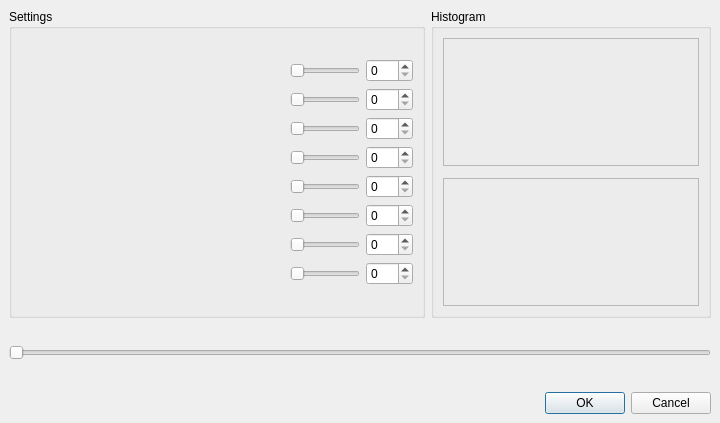
<ui version="4.0" >
 <class>EqualiserDialog</class>
 <widget class="QDialog" name="EqualiserDialog" >
  <property name="geometry" >
   <rect>
    <x>0</x>
    <y>0</y>
    <width>711</width>
    <height>423</height>
   </rect>
  </property>
  <property name="sizePolicy" >
   <sizepolicy>
    <hsizetype>0</hsizetype>
    <vsizetype>0</vsizetype>
    <horstretch>0</horstretch>
    <verstretch>0</verstretch>
   </sizepolicy>
  </property>
  <property name="windowTitle" >
   <string>Equaliser</string>
  </property>
  <layout class="QVBoxLayout" >
   <property name="margin" >
    <number>9</number>
   </property>
   <property name="spacing" >
    <number>6</number>
   </property>
   <item>
    <layout class="QHBoxLayout" >
     <property name="margin" >
      <number>0</number>
     </property>
     <property name="spacing" >
      <number>6</number>
     </property>
     <item>
      <widget class="QGroupBox" name="groupBox" >
       <property name="title" >
        <string>Settings</string>
       </property>
       <layout class="QHBoxLayout" >
        <property name="margin" >
         <number>9</number>
        </property>
        <property name="spacing" >
         <number>6</number>
        </property>
        <item>
         <widget class="QFrame" name="frame_4" >
          <property name="sizePolicy" >
           <sizepolicy>
            <hsizetype>0</hsizetype>
            <vsizetype>0</vsizetype>
            <horstretch>0</horstretch>
            <verstretch>0</verstretch>
           </sizepolicy>
          </property>
          <property name="minimumSize" >
           <size>
            <width>263</width>
            <height>263</height>
           </size>
          </property>
          <property name="frameShadow" >
           <enum>QFrame::Plain</enum>
          </property>
         </widget>
        </item>
        <item>
         <layout class="QGridLayout" >
          <property name="margin" >
           <number>0</number>
          </property>
          <property name="spacing" >
           <number>6</number>
          </property>
          <item row="3" column="1" >
           <widget class="QSpinBox" name="spinBox3" >
            <property name="maximum" >
             <number>255</number>
            </property>
           </widget>
          </item>
          <item row="9" column="1" >
           <spacer>
            <property name="orientation" >
             <enum>Qt::Vertical</enum>
            </property>
            <property name="sizeHint" >
             <size>
              <width>20</width>
              <height>0</height>
             </size>
            </property>
           </spacer>
          </item>
          <item row="6" column="1" >
           <widget class="QSpinBox" name="spinBox6" >
            <property name="maximum" >
             <number>255</number>
            </property>
           </widget>
          </item>
          <item row="1" column="1" >
           <widget class="QSpinBox" name="spinBox1" >
            <property name="maximum" >
             <number>255</number>
            </property>
           </widget>
          </item>
          <item row="3" column="0" >
           <widget class="QSlider" name="horizontalSlider3" >
            <property name="maximum" >
             <number>255</number>
            </property>
            <property name="orientation" >
             <enum>Qt::Horizontal</enum>
            </property>
           </widget>
          </item>
          <item row="4" column="1" >
           <widget class="QSpinBox" name="spinBox4" >
            <property name="maximum" >
             <number>255</number>
            </property>
           </widget>
          </item>
          <item row="8" column="0" >
           <widget class="QSlider" name="horizontalSlider8" >
            <property name="maximum" >
             <number>255</number>
            </property>
            <property name="orientation" >
             <enum>Qt::Horizontal</enum>
            </property>
           </widget>
          </item>
          <item row="5" column="0" >
           <widget class="QSlider" name="horizontalSlider5" >
            <property name="maximum" >
             <number>255</number>
            </property>
            <property name="orientation" >
             <enum>Qt::Horizontal</enum>
            </property>
           </widget>
          </item>
          <item row="4" column="0" >
           <widget class="QSlider" name="horizontalSlider4" >
            <property name="maximum" >
             <number>255</number>
            </property>
            <property name="orientation" >
             <enum>Qt::Horizontal</enum>
            </property>
           </widget>
          </item>
          <item row="2" column="1" >
           <widget class="QSpinBox" name="spinBox2" >
            <property name="maximum" >
             <number>255</number>
            </property>
           </widget>
          </item>
          <item row="7" column="1" >
           <widget class="QSpinBox" name="spinBox7" >
            <property name="maximum" >
             <number>255</number>
            </property>
           </widget>
          </item>
          <item row="1" column="0" >
           <widget class="QSlider" name="horizontalSlider1" >
            <property name="minimumSize" >
             <size>
              <width>70</width>
              <height>0</height>
             </size>
            </property>
            <property name="maximum" >
             <number>255</number>
            </property>
            <property name="orientation" >
             <enum>Qt::Horizontal</enum>
            </property>
           </widget>
          </item>
          <item row="6" column="0" >
           <widget class="QSlider" name="horizontalSlider6" >
            <property name="maximum" >
             <number>255</number>
            </property>
            <property name="orientation" >
             <enum>Qt::Horizontal</enum>
            </property>
           </widget>
          </item>
          <item row="8" column="1" >
           <widget class="QSpinBox" name="spinBox8" >
            <property name="maximum" >
             <number>255</number>
            </property>
           </widget>
          </item>
          <item row="7" column="0" >
           <widget class="QSlider" name="horizontalSlider7" >
            <property name="maximum" >
             <number>255</number>
            </property>
            <property name="orientation" >
             <enum>Qt::Horizontal</enum>
            </property>
           </widget>
          </item>
          <item row="5" column="1" >
           <widget class="QSpinBox" name="spinBox5" >
            <property name="maximum" >
             <number>255</number>
            </property>
           </widget>
          </item>
          <item row="2" column="0" >
           <widget class="QSlider" name="horizontalSlider2" >
            <property name="maximum" >
             <number>255</number>
            </property>
            <property name="orientation" >
             <enum>Qt::Horizontal</enum>
            </property>
           </widget>
          </item>
          <item row="0" column="0" >
           <spacer>
            <property name="orientation" >
             <enum>Qt::Vertical</enum>
            </property>
            <property name="sizeHint" >
             <size>
              <width>20</width>
              <height>0</height>
             </size>
            </property>
           </spacer>
          </item>
         </layout>
        </item>
       </layout>
      </widget>
     </item>
     <item>
      <widget class="QGroupBox" name="groupBox_2" >
       <property name="title" >
        <string>Histogram</string>
       </property>
       <layout class="QVBoxLayout" >
        <property name="margin" >
         <number>9</number>
        </property>
        <property name="spacing" >
         <number>6</number>
        </property>
        <item>
         <spacer>
          <property name="orientation" >
           <enum>Qt::Vertical</enum>
          </property>
          <property name="sizeHint" >
           <size>
            <width>256</width>
            <height>0</height>
           </size>
          </property>
         </spacer>
        </item>
        <item>
         <widget class="QFrame" name="histInFrame" >
          <property name="sizePolicy" >
           <sizepolicy>
            <hsizetype>0</hsizetype>
            <vsizetype>0</vsizetype>
            <horstretch>0</horstretch>
            <verstretch>0</verstretch>
           </sizepolicy>
          </property>
          <property name="minimumSize" >
           <size>
            <width>256</width>
            <height>128</height>
           </size>
          </property>
          <property name="maximumSize" >
           <size>
            <width>256</width>
            <height>128</height>
           </size>
          </property>
          <property name="frameShape" >
           <enum>QFrame::StyledPanel</enum>
          </property>
          <property name="frameShadow" >
           <enum>QFrame::Plain</enum>
          </property>
         </widget>
        </item>
        <item>
         <spacer>
          <property name="orientation" >
           <enum>Qt::Vertical</enum>
          </property>
          <property name="sizeType" >
           <enum>QSizePolicy::Fixed</enum>
          </property>
          <property name="sizeHint" >
           <size>
            <width>256</width>
            <height>6</height>
           </size>
          </property>
         </spacer>
        </item>
        <item>
         <widget class="QFrame" name="histOutFrame" >
          <property name="sizePolicy" >
           <sizepolicy>
            <hsizetype>0</hsizetype>
            <vsizetype>0</vsizetype>
            <horstretch>0</horstretch>
            <verstretch>0</verstretch>
           </sizepolicy>
          </property>
          <property name="minimumSize" >
           <size>
            <width>256</width>
            <height>128</height>
           </size>
          </property>
          <property name="maximumSize" >
           <size>
            <width>256</width>
            <height>128</height>
           </size>
          </property>
          <property name="frameShape" >
           <enum>QFrame::StyledPanel</enum>
          </property>
          <property name="frameShadow" >
           <enum>QFrame::Plain</enum>
          </property>
         </widget>
        </item>
        <item>
         <spacer>
          <property name="orientation" >
           <enum>Qt::Vertical</enum>
          </property>
          <property name="sizeHint" >
           <size>
            <width>256</width>
            <height>0</height>
           </size>
          </property>
         </spacer>
        </item>
       </layout>
      </widget>
     </item>
    </layout>
   </item>
   <item>
    <spacer>
     <property name="orientation" >
      <enum>Qt::Vertical</enum>
     </property>
     <property name="sizeType" >
      <enum>QSizePolicy::Expanding</enum>
     </property>
     <property name="sizeHint" >
      <size>
       <width>693</width>
       <height>16</height>
      </size>
     </property>
    </spacer>
   </item>
   <item>
    <widget class="QSlider" name="horizontalSlider" >
     <property name="orientation" >
      <enum>Qt::Horizontal</enum>
     </property>
    </widget>
   </item>
   <item>
    <widget class="QFrame" name="frame" >
     <property name="sizePolicy" >
      <sizepolicy>
       <hsizetype>0</hsizetype>
       <vsizetype>0</vsizetype>
       <horstretch>0</horstretch>
       <verstretch>0</verstretch>
      </sizepolicy>
     </property>
     <property name="frameShape" >
      <enum>QFrame::StyledPanel</enum>
     </property>
     <property name="frameShadow" >
      <enum>QFrame::Plain</enum>
     </property>
    </widget>
   </item>
   <item>
    <spacer>
     <property name="orientation" >
      <enum>Qt::Vertical</enum>
     </property>
     <property name="sizeType" >
      <enum>QSizePolicy::MinimumExpanding</enum>
     </property>
     <property name="sizeHint" >
      <size>
       <width>20</width>
       <height>16</height>
      </size>
     </property>
    </spacer>
   </item>
   <item>
    <widget class="QDialogButtonBox" name="buttonBox" >
     <property name="orientation" >
      <enum>Qt::Horizontal</enum>
     </property>
     <property name="standardButtons" >
      <set>QDialogButtonBox::Cancel|QDialogButtonBox::NoButton|QDialogButtonBox::Ok</set>
     </property>
    </widget>
   </item>
  </layout>
 </widget>
 <tabstops>
  <tabstop>horizontalSlider1</tabstop>
  <tabstop>spinBox1</tabstop>
  <tabstop>horizontalSlider2</tabstop>
  <tabstop>spinBox2</tabstop>
  <tabstop>horizontalSlider3</tabstop>
  <tabstop>spinBox3</tabstop>
  <tabstop>horizontalSlider4</tabstop>
  <tabstop>spinBox4</tabstop>
  <tabstop>horizontalSlider5</tabstop>
  <tabstop>spinBox5</tabstop>
  <tabstop>horizontalSlider6</tabstop>
  <tabstop>spinBox6</tabstop>
  <tabstop>horizontalSlider7</tabstop>
  <tabstop>spinBox7</tabstop>
  <tabstop>horizontalSlider8</tabstop>
  <tabstop>spinBox8</tabstop>
  <tabstop>horizontalSlider</tabstop>
  <tabstop>buttonBox</tabstop>
 </tabstops>
 <resources/>
 <connections>
  <connection>
   <sender>buttonBox</sender>
   <signal>accepted()</signal>
   <receiver>EqualiserDialog</receiver>
   <slot>accept()</slot>
   <hints>
    <hint type="sourcelabel" >
     <x>248</x>
     <y>254</y>
    </hint>
    <hint type="destinationlabel" >
     <x>157</x>
     <y>274</y>
    </hint>
   </hints>
  </connection>
  <connection>
   <sender>buttonBox</sender>
   <signal>rejected()</signal>
   <receiver>EqualiserDialog</receiver>
   <slot>reject()</slot>
   <hints>
    <hint type="sourcelabel" >
     <x>316</x>
     <y>260</y>
    </hint>
    <hint type="destinationlabel" >
     <x>286</x>
     <y>274</y>
    </hint>
   </hints>
  </connection>
 </connections>
</ui>
